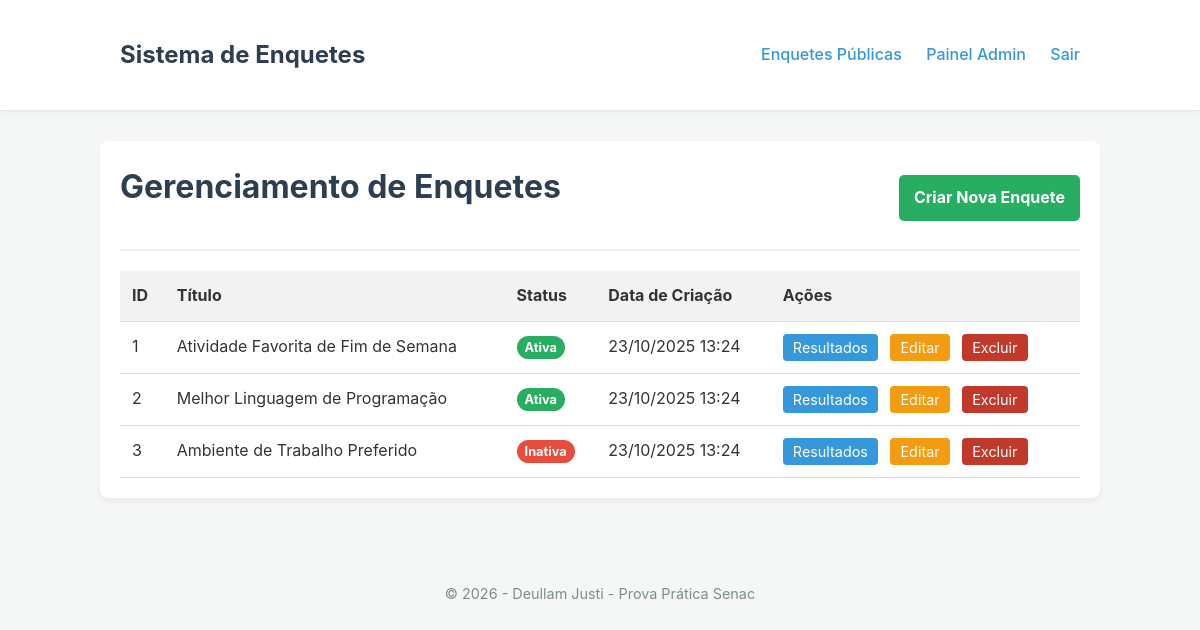
/admin/dashboard (signed in), run on the app's committed database.
### tables this page shows
CREATE TABLE enquetes (
    id INT AUTO_INCREMENT PRIMARY KEY,
    titulo VARCHAR(255) NOT NULL,
    descricao TEXT,
    slug VARCHAR(100) NOT NULL UNIQUE,
    status ENUM('ativa', 'inativa') DEFAULT 'ativa',  
    criado_em TIMESTAMP DEFAULT CURRENT_TIMESTAMP,
    atualizado_em TIMESTAMP DEFAULT CURRENT_TIMESTAMP ON UPDATE CURRENT_TIMESTAMP
);

### app/features/admin/controllers/AdminController.php (called while the page is built, shortened)
<?php
class AdminController extends Controller
{
    private EnqueteRepository $enqueteRepository;
    public function __construct()
    {
        $this->enqueteRepository = new EnqueteRepository();
    }
    public function dashboard()
    {
        $todasAsEnquetes = $this->enqueteRepository->findAll();
        $dadosParaView = [
            'pageTitle' => 'Painel Administrativo - Enquetes',
            'enquetes' => $todasAsEnquetes
        ];
        $this->view('features/admin/views/dashboard', $dadosParaView);
    }
}

### app/core/Router.php (called while the page is built, shortened)
<?php
class Router
{
    protected $method = 'index';
    protected $params = [];
    public function dispatch()
    {
        $url = $this->parseUrl();
        if (isset($url[0]) && $url[0] === 'admin') {
            unset($url[0]);
            if (isset($url[1])) {
                $this->method = $url[1];
                unset($url[1]);
            } else {
                $this->method = 'dashboard';
            }
        }
        $this->controller = new $this->controller;
        $this->params = array_merge($this->params, $url ? array_values($url) : []);
        call_user_func_array([$this->controller, $this->method], $this->params);
    }
    private function parseUrl(): array
    {
        $uri = parse_url($_SERVER['REQUEST_URI'], PHP_URL_PATH);
        $uri = trim($uri, '/');
        return explode('/', $uri);
    }
}

### public/index.php (called while the page is built, shortened)
<?php
spl_autoload_register(function ($className) {
    $namespacePrefix = 'App\\';
    $baseDir = __DIR__ . '/../app/';
    if (strncmp($namespacePrefix, $className, $len = strlen($namespacePrefix)) !== 0) {
        return;
    }
    $relativeClass = substr($className, $len);
    $parts = explode('\\', $relativeClass);
    $class = array_pop($parts);
    $dir = $parts ? strtolower(implode('/', $parts)) . '/' : '';
    $file = $baseDir . $dir . $class . '.php';
});
$router = new Router();
$router->dispatch();

### app/features/enquetes/models/EnqueteRepository.php (called while the page is built, shortened)
<?php
class EnqueteRepository
{
    private PDO $db;
    public function __construct()
    {
        $this->db = Database::getInstance()->getConnection();
    }
    public function findAll(): array
    {
        try {
            $sql = "SELECT id, titulo, slug, status, criado_em FROM enquetes ORDER BY criado_em DESC";
            $stmt = $this->db->query($sql);
            return $stmt->fetchAll();
        } catch (\PDOException $e) {
            error_log("Erro ao buscar todas as enquetes: " . $e->getMessage());
            return [];
        }
    }
}

### app/core/Database.php (called while the page is built, shortened)
<?php
final class Database {
    private function __construct() {
        $host = $_ENV['DB_HOST'] ?? 'localhost';
        $dbname = $_ENV['DB_NAME'] ?? 'mydb';
        $user = $_ENV['DB_USER'] ?? 'root';
        $dsn = "mysql:host={$host};dbname={$dbname};charset=utf8mb4";
    }
}

### app/features/admin/views/dashboard.php (the view)
<div class="admin-header">
    <h1>Gerenciamento de Enquetes</h1>
    <a href="/admin/criar" class="btn-criar">Criar Nova Enquete</a>
</div>
<?php if (isset($enquetes) && !empty($enquetes)): ?>
    <table class="tabela-admin">
        <thead>
            <tr>
                <th>ID</th>
                <th>Título</th>
                <th>Status</th>
                <th>Data de Criação</th>
                <th>Ações</th>
            </tr>
        </thead>
        <tbody>
            <?php foreach ($enquetes as $enquete): ?>
                <tr>
                    <td><?php echo $enquete['id']; ?></td>
                    <td><?php echo htmlspecialchars($enquete['titulo']); ?></td>
                    <td>
                        <span class="status status-<?php echo htmlspecialchars($enquete['status']); ?>">
                            <?php echo ucfirst($enquete['status']);
                            ?>
                        </span>
                    </td>
                    <td>
                        <?php
                        $data = new DateTime($enquete['criado_em']);
                        echo $data->format('d/m/Y H:i');
                        ?>
                    </td>
                    <td class="acoes">
                        <a href="/admin/resultados/<?php echo $enquete['id']; ?>" class="btn-acao btn-resultados">Resultados</a>
                        <a href="/admin/editar/<?php echo $enquete['id']; ?>" class="btn-acao btn-editar">Editar</a>
                        <form action="/admin/excluir/<?php echo $enquete['id']; ?>" method="POST" style="display: inline;">
                            <button type="submit" class="btn-acao btn-excluir"
                                onclick="return confirm('Tem certeza que deseja excluir esta enquete? Esta ação não pode ser desfeita.');">
                                Excluir
                            </button>
                        </form>
                    </td>
                </tr>
            <?php endforeach; ?>
        </tbody>
    </table>
<?php else: ?>
    <p>Nenhuma enquete cadastrada ainda. <a href="/admin/enquetes/criar">Crie a primeira!</a></p>
<?php endif; ?>

### app/core/Controller.php (shortened to what this page needs)
<?php
class Controller
{
    protected function view(string $viewPath, array $data = []) {
        extract($data);
        $cabecalhoPath = __DIR__ . '/../shared/views/layouts/cabecalho.php';
        $conteudoPath = __DIR__ . '/../' . $viewPath . '.php';
        $rodapePath = __DIR__ . '/../shared/views/layouts/rodape.php';
        if (file_exists($cabecalhoPath)) {
            require $cabecalhoPath;
        }
        if (file_exists($conteudoPath)) {
            require $conteudoPath;
        } else {
            echo "<h1>Erro: View de conteúdo não encontrada em {$conteudoPath}</h1>";
        }
        if (file_exists($rodapePath)) {
            require $rodapePath;
        }
    }
}

### app/shared/views/layouts/cabecalho.php (shortened to what this page needs)
<!DOCTYPE html>
<html lang="pt-br">
<head>
    <link rel="stylesheet" href="/css/estilo.css">
</head>
<body>
    <header class="navbar">
        <div class="container">
            <a href="/" class="navbar-brand">Sistema de Enquetes</a>
            <nav class="navbar-menu">
                <a href="/enquetes">Enquetes Públicas</a>
                 <a href="/admin/dashboard">Painel Admin</a>
                <?php if (isset($_SESSION['usuario_id'])): ?>
                    <a href="/admin/logout">Sair</a>
                <?php else: ?>
                    <a href="/admin/login">Login</a>
                <?php endif; ?>
            </nav>
        </div>
    </header>
    <main class="container">

### app/shared/views/layouts/rodape.php
    </main>
    <footer class="footer">
        <div class="container">
            <p>&copy; <?php echo date('Y'); ?> - Deullam Justi - Prova Prática Senac</p>
        </div>
    </footer>
</body>
</html>

### public/css/estilo.css (style rules this page uses)
body { font-family: -apple-system, BlinkMacSystemFont, "Segoe UI", Roboto, Helvetica, Arial, sans-serif; margin: 0; background-color: #f4f7f6; color: #333; line-height: 1.6; }
.container { max-width: 960px; margin: 0 auto; padding: 20px; }
h1, h2, h3 { color: #2c3e50; margin-top: 0; }
a { color: #3498db; text-decoration: none; }
.navbar { background-color: #ffffff; border-bottom: 1px solid #e7e7e7; padding: 1rem 0; box-shadow: 0 2px 4px rgba(0,0,0,0.04); }
.navbar .container { display: flex; justify-content: space-between; align-items: center; }
.navbar-brand { font-size: 1.5em; font-weight: bold; color: #2c3e50; }
.navbar-menu a { margin-left: 20px; font-size: 1em; font-weight: 500; }
main.container { background-color: #ffffff; margin-top: 30px; margin-bottom: 30px; border-radius: 8px; box-shadow: 0 4px 6px rgba(0,0,0,0.05); }
button[type="submit"] { background-color: #3498db; color: white; border: none; padding: 12px 25px; font-size: 1.1em; border-radius: 5px; cursor: pointer; transition: background-color 0.2s; }
.footer { text-align: center; padding: 20px 0; color: #7f8c8d; font-size: 0.9em; }
.admin-header { display: flex; justify-content: space-between; align-items: center; margin-bottom: 20px; border-bottom: 2px solid #ecf0f1; padding-bottom: 15px; }
.btn-criar { background-color: #27ae60; color: white; padding: 10px 15px; border-radius: 5px; font-weight: bold; }
.tabela-admin { width: 100%; border-collapse: collapse; margin-top: 20px; }
.tabela-admin th, .tabela-admin td { padding: 12px; text-align: left; border-bottom: 1px solid #ddd; }
.tabela-admin th { background-color: #f2f2f2; }
.status { padding: 4px 8px; border-radius: 12px; font-size: 0.8em; font-weight: bold; color: white; }
.status-ativa { background-color: #27ae60; }
.status-inativa { background-color: #e74c3c; }
.acoes a, .acoes button { margin-right: 8px; padding: 5px 10px; border-radius: 4px; color: white; font-size: 0.9em; border: none; cursor: pointer; font-family: inherit; }
.btn-resultados { background-color: #3498db; }
.btn-editar { background-color: #f39c12; }
.btn-excluir { background-color: #c0392b !important; }

### data on the page
enquetes: id "1", titulo "Atividade Favorita de Fim de Semana", status "Ativa", criado_em "23/10/2025 13:24"
enquetes: id "2", titulo "Melhor Linguagem de Programação", status "Ativa", criado_em "23/10/2025 13:24"
enquetes: id "3", titulo "Ambiente de Trabalho Preferido", status "Inativa", criado_em "23/10/2025 13:24"
